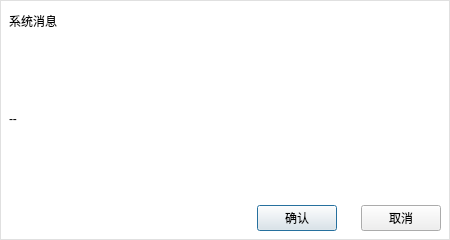
<?xml version="1.0" encoding="UTF-8"?>
<ui version="4.0">
 <class>DialogNote</class>
 <widget class="QDialog" name="DialogNote">
  <property name="geometry">
   <rect>
    <x>0</x>
    <y>0</y>
    <width>450</width>
    <height>240</height>
   </rect>
  </property>
  <property name="mouseTracking">
   <bool>true</bool>
  </property>
  <property name="tabletTracking">
   <bool>true</bool>
  </property>
  <property name="focusPolicy">
   <enum>Qt::StrongFocus</enum>
  </property>
  <property name="windowTitle">
   <string>Dialog</string>
  </property>
  <property name="styleSheet">
   <string notr="true"/>
  </property>
  <property name="sizeGripEnabled">
   <bool>false</bool>
  </property>
  <property name="modal">
   <bool>false</bool>
  </property>
  <layout class="QGridLayout" name="gridLayout">
   <property name="leftMargin">
    <number>0</number>
   </property>
   <property name="topMargin">
    <number>0</number>
   </property>
   <property name="rightMargin">
    <number>0</number>
   </property>
   <property name="bottomMargin">
    <number>0</number>
   </property>
   <property name="spacing">
    <number>0</number>
   </property>
   <item row="0" column="0">
    <widget class="QWidget" name="widgetContent" native="true">
     <property name="styleSheet">
      <string notr="true">QWidget#widgetContent
{
	background-color: rgb(255, 255, 255);
	border: 1px solid #e0e0e0;
	border-radius: 0.3em;
}</string>
     </property>
     <layout class="QGridLayout" name="gridLayout_2">
      <item row="0" column="0" colspan="2">
       <layout class="QHBoxLayout" name="horizontalLayout_2">
        <item>
         <widget class="QLabel" name="lbTitle">
          <property name="styleSheet">
           <string notr="true"/>
          </property>
          <property name="text">
           <string>系统消息</string>
          </property>
         </widget>
        </item>
        <item>
         <spacer name="horizontalSpacer">
          <property name="orientation">
           <enum>Qt::Horizontal</enum>
          </property>
          <property name="sizeHint" stdset="0">
           <size>
            <width>40</width>
            <height>20</height>
           </size>
          </property>
         </spacer>
        </item>
        <item>
         <widget class="QLabel" name="lbClose">
          <property name="minimumSize">
           <size>
            <width>24</width>
            <height>24</height>
           </size>
          </property>
          <property name="maximumSize">
           <size>
            <width>24</width>
            <height>24</height>
           </size>
          </property>
          <property name="styleSheet">
           <string notr="true">border-image: url(:/resources/image/public/dialog_close.png);</string>
          </property>
          <property name="text">
           <string/>
          </property>
         </widget>
        </item>
       </layout>
      </item>
      <item row="2" column="1">
       <layout class="QHBoxLayout" name="horizontalLayout">
        <property name="spacing">
         <number>24</number>
        </property>
        <item>
         <spacer name="horizontalSpacer_2">
          <property name="orientation">
           <enum>Qt::Horizontal</enum>
          </property>
          <property name="sizeHint" stdset="0">
           <size>
            <width>40</width>
            <height>20</height>
           </size>
          </property>
         </spacer>
        </item>
        <item>
         <widget class="QPushButton" name="btnConfirm">
          <property name="styleSheet">
           <string notr="true"/>
          </property>
          <property name="text">
           <string>确认</string>
          </property>
          <property name="Ok" stdset="0">
           <bool>true</bool>
          </property>
         </widget>
        </item>
        <item>
         <widget class="QPushButton" name="btnCancel">
          <property name="styleSheet">
           <string notr="true"/>
          </property>
          <property name="text">
           <string>取消</string>
          </property>
          <property name="Cancel" stdset="0">
           <bool>true</bool>
          </property>
         </widget>
        </item>
       </layout>
      </item>
      <item row="1" column="0" colspan="2">
       <widget class="QLabel" name="lbContent">
        <property name="sizePolicy">
         <sizepolicy hsizetype="Preferred" vsizetype="Expanding">
          <horstretch>0</horstretch>
          <verstretch>0</verstretch>
         </sizepolicy>
        </property>
        <property name="text">
         <string>--</string>
        </property>
        <property name="scaledContents">
         <bool>true</bool>
        </property>
        <property name="wordWrap">
         <bool>true</bool>
        </property>
       </widget>
      </item>
     </layout>
    </widget>
   </item>
  </layout>
 </widget>
 <resources/>
 <connections/>
</ui>
